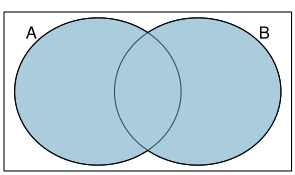

Recreate this plot in R.
setwd("/Users/Nishan/Desktop")

library(openintro)
data(COL)


myPDF('vennUnion.pdf', 2.95, 1.75, mar=c(0.2, 0.2, 0.6, 0.2))
plot(c(0.2,1.8), c(0,1), type='n', axes=FALSE, xlab="", ylab="")
box()

z <- seq(0,2*pi, len=10000)
x1 <- cos(z)/2+0.7
y1 <- sin(z)/2+0.5
lines(c(x1, x1[1]),c(y1, y1[1]))

x2 <- -cos(z)/2+1.3
y2 <- -sin(z)/2+0.5
lines(c(x2, x2[1]),c(y2, y2[1]))

text(0.7-0.4, 0.9, 'A')
text(1.3+0.4, 0.9, 'B')


#cord.x <- x1
#cord.y <- y1
#polygon(cord.x,cord.y,col='palegreen2', density=5.0)
#polygon(cord.x,cord.y,col=adjustcolor(COL[1],alpha.f=0.5))

cord.x1 <- x1[which(x1<1)]
cord.y1 <- y1[which(x1<1)]
cord.x2 <- x2[which(x2>1)]
cord.y2 <- y2[which(x2>1)]

cord.x <- c(cord.x1,cord.x2)
cord.y <- c(cord.y1,cord.y2)

polygon(cord.x,cord.y,col=adjustcolor(COL[1],alpha.f=0.5))
dev.off()
